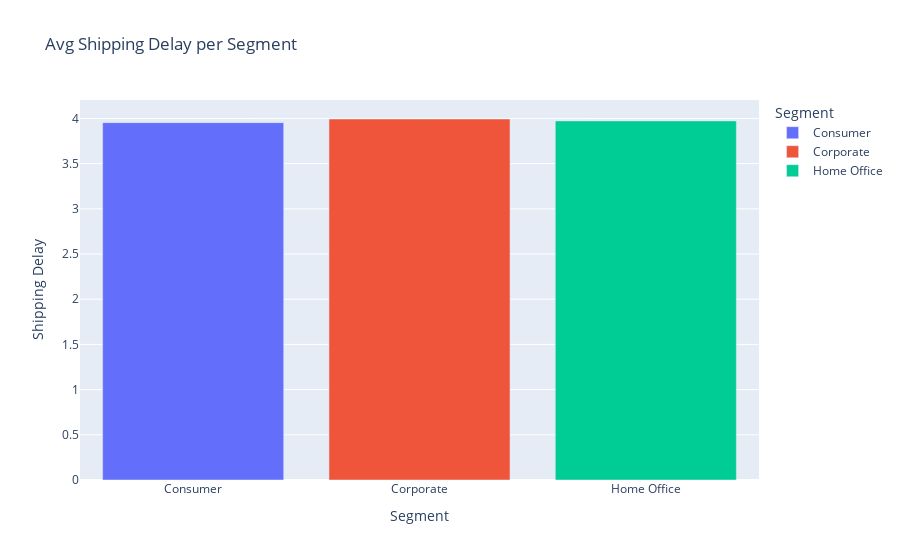

Notebook source saved alongside this figure:
### Markdown cell above
4. Average Shipping Delay by Customer Segment

### Code cell
fig4=px.bar(Avg_Shipping_Delay,x='Segment',y='Shipping Delay',title='Avg Shipping Delay per Segment',color='Segment')
fig4.show()

### Figure 1 — Plotly figure (JSON) as saved in the notebook; plotly's stock layout.template omitted (floating-point values rounded to 4 significant figures)
{"data": [{"alignmentgroup": "True", "hovertemplate": "Segment=%{x}<br>Shipping Delay=%{y}<extra></extra>", "legendgroup": "Consumer", "marker": {"color": "#636efa", "pattern": {"shape": ""}}, "name": "Consumer", "offsetgroup": "Consumer", "orientation": "v", "showlegend": true, "textposition": "auto", "type": "bar", "x": ["Consumer"], "xaxis": "x", "y": [3.954], "yaxis": "y"}, {"alignmentgroup": "True", "hovertemplate": "Segment=%{x}<br>Shipping Delay=%{y}<extra></extra>", "legendgroup": "Corporate", "marker": {"color": "#EF553B", "pattern": {"shape": ""}}, "name": "Corporate", "offsetgroup": "Corporate", "orientation": "v", "showlegend": true, "textposition": "auto", "type": "bar", "x": ["Corporate"], "xaxis": "x", "y": [3.994], "yaxis": "y"}, {"alignmentgroup": "True", "hovertemplate": "Segment=%{x}<br>Shipping Delay=%{y}<extra></extra>", "legendgroup": "Home Office", "marker": {"color": "#00cc96", "pattern": {"shape": ""}}, "name": "Home Office", "offsetgroup": "Home Office", "orientation": "v", "showlegend": true, "textposition": "auto", "type": "bar", "x": ["Home Office"], "xaxis": "x", "y": [3.973], "yaxis": "y"}], "layout": {"barmode": "relative", "legend": {"title": {"text": "Segment"}, "tracegroupgap": 0}, "title": {"text": "Avg Shipping Delay per Segment"}, "xaxis": {"anchor": "y", "categoryarray": ["Consumer", "Corporate", "Home Office"], "categoryorder": "array", "domain": [0, 1], "title": {"text": "Segment"}}, "yaxis": {"anchor": "x", "domain": [0, 1], "title": {"text": "Shipping Delay"}}}}
